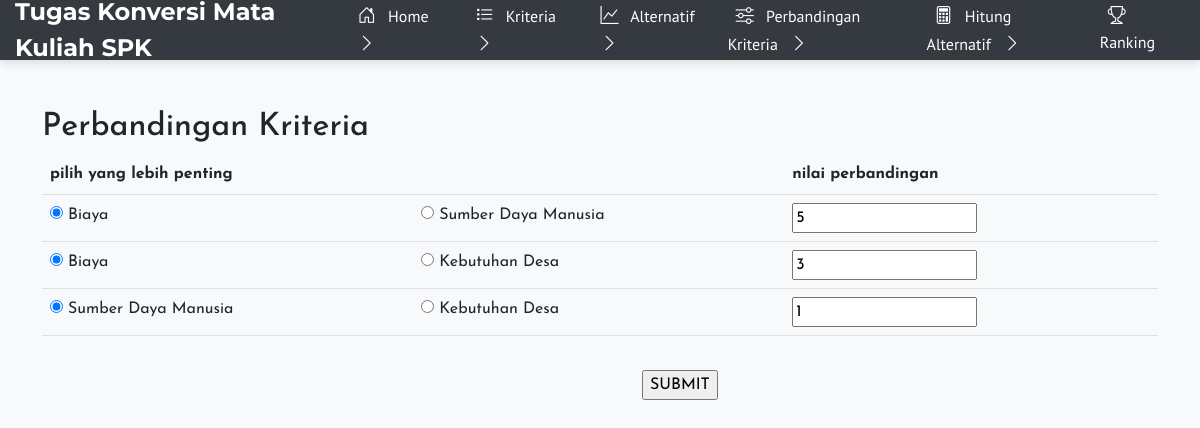
Page /bobot_kriteria.php on the committed database.
### tables this page shows
CREATE TABLE `perbandingan_kriteria` (
  `id` int(11) NOT NULL,
  `kriteria1` int(11) NOT NULL,
  `kriteria2` int(11) NOT NULL,
  `nilai` float NOT NULL
);

### config.php (called while the page is built, shortened)
<?php
	$database = 'tubes_spk';
?>

### fungsi.php (the view, shortened to what this page needs)
<?php
function getKriteriaID($no_urut) {
	include('config.php');
	$query  = "SELECT id FROM kriteria ORDER BY id";
	$result = mysqli_query($koneksi, $query);
	while ($row = mysqli_fetch_array($result)) {
		$listID[] = $row['id'];
	}
	return $listID[($no_urut)];
}
function getJumlahKriteria() {
	include('config.php');
	$query  = "SELECT count(*) FROM kriteria";
	$result = mysqli_query($koneksi, $query);
	while ($row = mysqli_fetch_array($result)) {
		$jmlData = $row[0];
	}
	return $jmlData;
}
function getNilaiPerbandinganKriteria($kriteria1,$kriteria2) {
	include('config.php');
	$id_kriteria1 = getKriteriaID($kriteria1);
	$id_kriteria2 = getKriteriaID($kriteria2);
	$query  = "SELECT nilai FROM perbandingan_kriteria WHERE kriteria1 = $id_kriteria1 AND kriteria2 = $id_kriteria2";
	$result = mysqli_query($koneksi, $query);
	if (mysqli_num_rows($result)==0) {
		$nilai = 1;
	} else {
		while ($row = mysqli_fetch_array($result)) {
			$nilai = $row['nilai'];
		}
	}
	return $nilai;
}
function showTabelPerbandingan($jenis,$kriteria) {
	include('config.php');
	if ($kriteria == 'kriteria') {
		$n = getJumlahKriteria();
	} else {
		$n = getJumlahAlternatif();
	}
	$query = "SELECT nama FROM $kriteria ORDER BY id";
	$result	= mysqli_query($koneksi, $query);
	while ($row = mysqli_fetch_array($result)) {
		$pilihan[] = $row['nama'];
	}
	?>
	<form class="ui form" action="proses.php" method="post">
	<table class="ui celled selectable collapsing table">
		<thead>
			<tr>
				<th colspan="2">pilih yang lebih penting</th>
				<th>nilai perbandingan</th>
			</tr>
		</thead>
		<tbody>
	<?php
	$urut = 0;
	for ($x=0; $x <= ($n - 2); $x++) {
		for ($y=($x+1); $y <= ($n - 1) ; $y++) {
			$urut++;
	?>
			<tr>
				<td>
					<div class="field">
						<div class="ui radio checkbox">
							<input name="pilih<?php echo $urut?>" value="1" checked="" class="hidden" type="radio">
							<label><?php echo $pilihan[$x]; ?></label>
						</div>
					</div>
				</td>
				<td>
					<div class="field">
						<div class="ui radio checkbox">
							<input name="pilih<?php echo $urut?>" value="2" class="hidden" type="radio">
							<label><?php echo $pilihan[$y]; ?></label>
						</div>
					</div>
				</td>
				<td>
					<div class="field">
	<?php
	if ($kriteria == 'kriteria') {
		$nilai = getNilaiPerbandinganKriteria($x,$y);
	} else {
	}
	?>
						<input type="number" name="bobot<?php echo $urut?>" value="<?php echo $nilai?>" max="10" required>
					</div>
				</td>
			</tr>
			<?php
		}
	}
	?>
		</tbody>
	</table>
	<br><br><input class="ui submit button" type="submit" name="submit" value="SUBMIT" style="margin-left: 50%; position: absolute; margin-top: -30px;">
	</form>
	<?php
}
?>

### style1.css (style rules this page uses)
body { margin: 0; padding: 0; background-color: #f5f5f5; font-family: 'Montserrat', sans-serif; }

### navbar.php (style rules this page uses)
body { font-family: 'Josefin Sans', sans-serif; background-color: #f8f9fa; }

### rows in the picture
perbandingan_kriteria: nilai "5"
perbandingan_kriteria: nilai "3"
perbandingan_kriteria: nilai "1"

### other values in the picture
$pilihan[$x] "Biaya"
$pilihan[$y] "Sumber Daya Manusia"
$pilihan[$y] "Kebutuhan Desa"
$pilihan[$x] "Sumber Daya Manusia"
